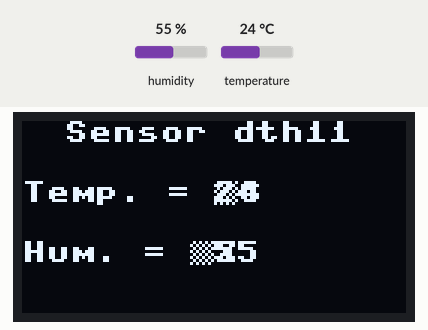
The program below on a simulated MicroPython board. Shown: 128×64 one-colour display. The test bench sets the inputs (shaded band); at power-on: humidity 55 %, temperature 24 °C. Library files of the repository ran but are not shown: sh1106.py.

Above: at 2.2 s.
2.3 s: humidity set to 22 %
At 3.9 s:
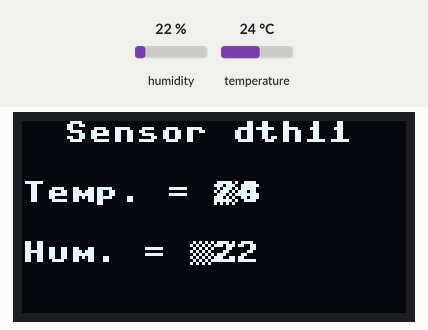
4.2 s: temperature set to 12 °C
At 5.2 s:
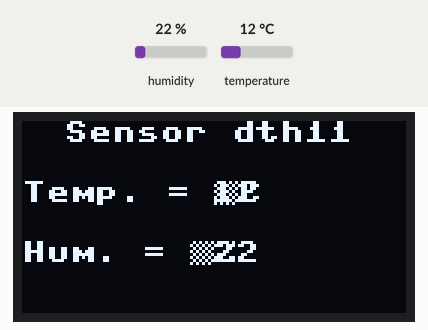
5.8 s: humidity set to 40 %
At 6.5 s:
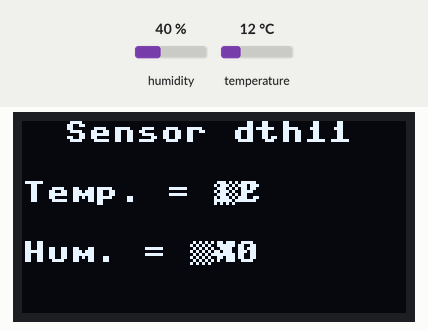
7.4 s: temperature set to 19 °C
Timing chart, 0 to 10.0 s (numbered marks = the images above; inputs shaded):
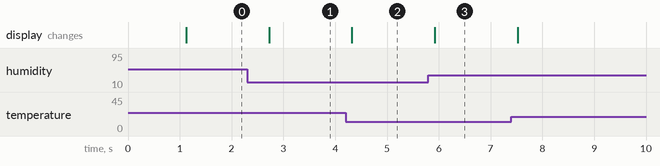

The program:

SensorDHT11.py
```python
import machine
import sh1106
import utime
import dht

Temperatura = 0
Humedad = 0

objSensorDht = dht.DHT11(machine.Pin(8))

objI2c = machine.I2C(1, scl = machine.Pin(19), sda=machine.Pin(18))
p_oled = sh1106.SH1106_I2C(128, 64, objI2c)

p_oled.fill(0)
p_oled.rotate(1)
p_oled.show()
utime.sleep(1)
p_oled.text('Sensor dth11', 14, 0)
p_oled.show()

while True:
    objSensorDht.measure()
    Temperatura = objSensorDht.temperature()
    Humedad = objSensorDht.humidity()

    p_oled.text('Temp. = 	C', 0, 20)
    p_oled.text(str(Temperatura), 63, 20)

    p_oled.text('Hum. = 	%', 0, 40)
    p_oled.text(str(Humedad), 63, 40)

    p_oled.show()

    utime.sleep(0.5)

    p_oled.text(str(Temperatura), 63, 20, 0)
    p_oled.text(str(Humedad), 63, 40, 0)

    
```

Measured:
- after the input at 2.3 s, the display: changes after 0.42 s (image 1)
- after the input at 4.2 s, the display: changes after 0.12 s (image 2)
- after the input at 5.8 s, the display: changes after 0.13 s (image 3)
